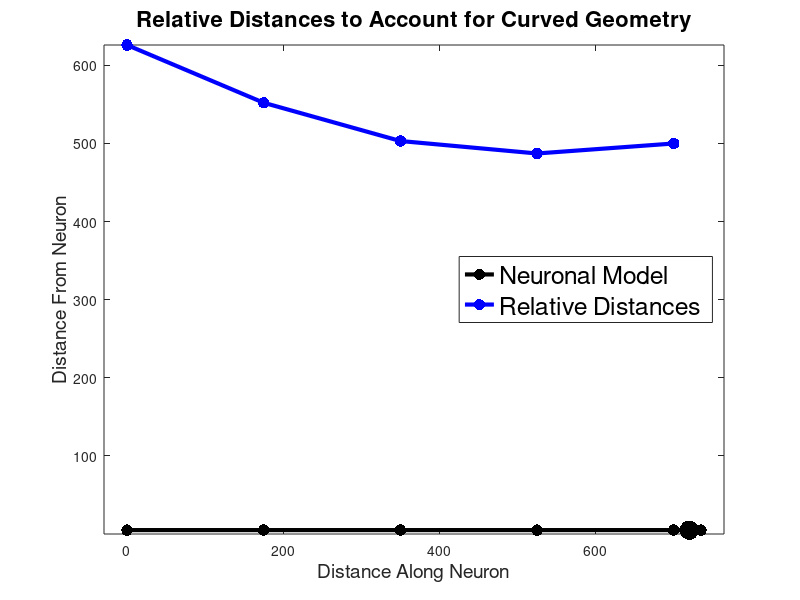

Write MATLAB code to recreate this figure.
%% Lauren Heckelman, Matthew McCann, and Michelle Mueller
% BME504 - Final Project
% December 3, 2015

%% Initialize the Workspace:
    clear; clc;
    format short;

%% Draw Soma and Dendrite:
    DendriteLength = 175; % [um]
    DendriteDiameter = 1; % [um]
    DendriteNodes = 5;
    SomaDiameter = 10; % [um]
    SomaINL = 50;
    SomaLeftAndRight = abs(SomaINL - SomaDiameter)/2;
    
    Dendrite_xvalues = 0:DendriteLength:(DendriteLength*(DendriteNodes - 1));
    Dendrite_yvalues = (SomaDiameter/2).*ones(1, length(Dendrite_xvalues));
    
    SomaCircle_ang = 0:0.01:2*pi+0.01;
    SomaCircle_xp = (SomaDiameter/2)*cos(SomaCircle_ang);
    SomaCircle_yp = (SomaDiameter/2)*sin(SomaCircle_ang);
    
    SomaCircle_xvalues = max(Dendrite_xvalues) + SomaLeftAndRight + SomaCircle_xp;
    SomaCircle_yvalues = (SomaDiameter/2) + SomaCircle_yp;
    
    SomaINL_xvaluesLeft = [max(Dendrite_xvalues), min(SomaCircle_xvalues)];
    SomaINL_xvaluesRight = [max(SomaCircle_xvalues), max(SomaCircle_xvalues + SomaDiameter)];
    SomaINL_yvaluesLeft = (SomaDiameter/2).*ones(1, length(SomaINL_xvaluesLeft));
    SomaINL_yvaluesRight = (SomaDiameter/2).*ones(1, length(SomaINL_xvaluesRight));
    
    Model_xvalues = horzcat(Dendrite_xvalues, SomaINL_xvaluesLeft, ...
                    SomaCircle_xvalues, SomaINL_xvaluesRight);
    Model_yvalues = horzcat(Dendrite_yvalues, SomaINL_yvaluesLeft, ...
                    SomaCircle_yvalues, SomaINL_yvaluesRight);
                
%% Draw Distance to Electrode Curve:
    angle = 15;
    DistanceToElectrode = 500; % [um]
    Distance_xvalues = zeros(1, DendriteNodes);
    Distance_yvalues = zeros(1, DendriteNodes);
    
    for n = 1:DendriteNodes
        if n == 1
            Distance_xvalues(n) = 0;
        else
            Distance_xvalues(n) = Distance_xvalues(n-1) + (DendriteLength*cosd(angle*(DendriteNodes-n)));
        end
    end
    
    for n = 1:DendriteNodes
        if n == 1
            Distance_yvalues(n) = DendriteLength*(sind(angle*(DendriteNodes-1)) + sind(angle*(DendriteNodes-2)) + sind(angle*(DendriteNodes-3)) + sind(angle*(DendriteNodes-4)) + sind(angle*(DendriteNodes-5)));
        end
        if n == 2
            Distance_yvalues(n) = DendriteLength*(sind(angle*(DendriteNodes-2)) + sind(angle*(DendriteNodes-3)) + sind(angle*(DendriteNodes-4)) + sind(angle*(DendriteNodes-5)));
        end
        if n == 3
            Distance_yvalues(n) = DendriteLength*(sind(angle*(DendriteNodes-3)) + sind(angle*(DendriteNodes-4)) + sind(angle*(DendriteNodes-5)));
        end
        if n == 4
            Distance_yvalues(n) = DendriteLength*(sind(angle*(DendriteNodes-4)) + sind(angle*(DendriteNodes-5)));
        end
        if n == 5
            Distance_yvalues(n) = DendriteLength*(sind(angle*(DendriteNodes-5)));
        end
    end
    
    RelativeDistances_xvalues = Dendrite_xvalues;
    RelativeDistances_yvalues = zeros(1, length(RelativeDistances_xvalues));
    for n = 1:length(RelativeDistances_yvalues)
        RelativeDistances_yvalues(n) = sqrt((Distance_xvalues(n) - Distance_xvalues(end))^2 + (DistanceToElectrode - Distance_yvalues(n))^2);
    end
 
    figure(1); clf;
    plot(Model_xvalues, Model_yvalues, 'k.-', 'MarkerSize', 25, ...
         'LineWidth', 3);
    hold on
    plot(RelativeDistances_xvalues, RelativeDistances_yvalues, 'b.-', ...
         'MarkerSize', 25, 'LineWidth', 3);
    hold off
    axis equal
    xlabel('Distance Along Neuron', 'FontSize', 14);
    ylabel('Distance From Neuron', 'FontSize', 14);
    title('Relative Distances to Account for Curved Geometry', ...
          'FontSize', 16, 'FontWeight', 'bold');
    LEGEND = legend('Neuronal Model', 'Relative Distances');
    set(LEGEND, 'FontSize', 18', 'Location', 'East');
    print('RelativeDistanceAtCurvedDendrite', '-dpng');
    